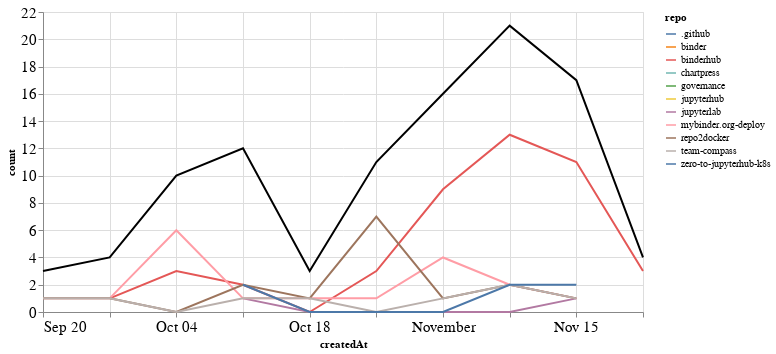

Write notebook code for a chart like this one.
### Markdown cell above
## Comments

### Code cell
comments_time = comments.groupby('repo').resample('W', on='createdAt').count()['author'].reset_index()
comments_time = comments_time.rename(columns={'author': 'count'})
comments_time_total = comments_time.groupby('createdAt').agg({"count": "sum"}).reset_index()
ch1 = alt.Chart(comments_time, width=600).mark_line().encode(
    x='createdAt',
    y='count',
    color='repo',
    tooltip="repo"
)

ch2 = alt.Chart(comments_time_total, width=600).mark_line(color="black").encode(
    x='createdAt',
    y='count',
)

ch1 + ch2

### Figure 1 — Vega-Lite specification as saved in the notebook (floating-point values rounded to 4 significant figures)
{"config": {"axisLeft": {"labelFontSize": 15}, "axisBottom": {"labelFontSize": 15}}, "layer": [{"data": {"name": "data-a2f96a42a4c95e89e1042b068682a450"}, "mark": "line", "encoding": {"color": {"type": "nominal", "field": "repo"}, "tooltip": {"type": "nominal", "field": "repo"}, "x": {"type": "temporal", "field": "createdAt"}, "y": {"type": "quantitative", "field": "count"}}, "width": 600}, {"data": {"name": "data-b3e5e6d5e0df8e2c44fbb250ff1f2b94"}, "mark": {"type": "line", "color": "black"}, "encoding": {"x": {"type": "temporal", "field": "createdAt"}, "y": {"type": "quantitative", "field": "count"}}, "width": 600}], "$schema": "https://vega.github.io/schema/vega-lite/v4.8.1.json", "datasets": {"data-a2f96a42a4c95e89e1042b068682a450": [{"repo": ".github", "createdAt": "2020-10-04T00:00:00", "count": 1}, {"repo": "binder", "createdAt": "2020-10-11T00:00:00", "count": 2}, {"repo": "binderhub", "createdAt": "2020-09-27T00:00:00", "count": 1}, {"repo": "binderhub", "createdAt": "2020-10-04T00:00:00", "count": 3}, {"repo": "binderhub", "createdAt": "2020-10-11T00:00:00", "count": 2}, {"repo": "binderhub", "createdAt": "2020-10-18T00:00:00", "count": 0}, {"repo": "binderhub", "createdAt": "2020-10-25T00:00:00", "count": 3}, {"repo": "binderhub", "createdAt": "2020-11-01T00:00:00", "count": 9}, {"repo": "binderhub", "createdAt": "2020-11-08T00:00:00", "count": 13}, {"repo": "binderhub", "createdAt": "2020-11-15T00:00:00", "count": 11}, {"repo": "binderhub", "createdAt": "2020-11-22T00:00:00", "count": 3}, {"repo": "chartpress", "createdAt": "2020-11-22T00:00:00", "count": 1}, {"repo": "governance", "createdAt": "2020-10-11T00:00:00", "count": 1}, {"repo": "jupyterhub", "createdAt": "2020-11-01T00:00:00", "count": 1}, {"repo": "jupyterlab", "createdAt": "2020-10-11T00:00:00", "count": 1}, {"repo": "jupyterlab", "createdAt": "2020-10-18T00:00:00", "count": 0}, {"repo": "jupyterlab", "createdAt": "2020-10-25T00:00:00", "count": 0}, {"repo": "jupyterlab", "createdAt": "2020-11-01T00:00:00", "count": 0}, {"repo": "jupyterlab", "createdAt": "2020-11-08T00:00:00", "count": 0}, {"repo": "jupyterlab", "createdAt": "2020-11-15T00:00:00", "count": 1}, {"repo": "mybinder.org-deploy", "createdAt": "2020-09-20T00:00:00", "count": 1}, {"repo": "mybinder.org-deploy", "createdAt": "2020-09-27T00:00:00", "count": 1}, {"repo": "mybinder.org-deploy", "createdAt": "2020-10-04T00:00:00", "count": 6}, {"repo": "mybinder.org-deploy", "createdAt": "2020-10-11T00:00:00", "count": 1}, {"repo": "mybinder.org-deploy", "createdAt": "2020-10-18T00:00:00", "count": 1}, {"repo": "mybinder.org-deploy", "createdAt": "2020-10-25T00:00:00", "count": 1}, {"repo": "mybinder.org-deploy", "createdAt": "2020-11-01T00:00:00", "count": 4}, {"repo": "mybinder.org-deploy", "createdAt": "2020-11-08T00:00:00", "count": 2}, {"repo": "mybinder.org-deploy", "createdAt": "2020-11-15T00:00:00", "count": 1}, {"repo": "repo2docker", "createdAt": "2020-09-20T00:00:00", "count": 1}, {"repo": "repo2docker", "createdAt": "2020-09-27T00:00:00", "count": 1}, {"repo": "repo2docker", "createdAt": "2020-10-04T00:00:00", "count": 0}, {"repo": "repo2docker", "createdAt": "2020-10-11T00:00:00", "count": 2}, {"repo": "repo2docker", "createdAt": "2020-10-18T00:00:00", "count": 1}, {"repo": "repo2docker", "createdAt": "2020-10-25T00:00:00", "count": 7}, {"repo": "repo2docker", "createdAt": "2020-11-01T00:00:00", "count": 1}, {"repo": "repo2docker", "createdAt": "2020-11-08T00:00:00", "count": 2}, {"repo": "repo2docker", "createdAt": "2020-11-15T00:00:00", "count": 1}, {"repo": "team-compass", "createdAt": "2020-09-20T00:00:00", "count": 1}, {"repo": "team-compass", "createdAt": "2020-09-27T00:00:00", "count": 1}, {"repo": "team-compass", "createdAt": "2020-10-04T00:00:00", "count": 0}, {"repo": "team-compass", "createdAt": "2020-10-11T00:00:00", "count": 1}, {"repo": "team-compass", "createdAt": "2020-10-18T00:00:00", "count": 1}, {"repo": "team-compass", "createdAt": "2020-10-25T00:00:00", "count": 0}, {"repo": "team-compass", "createdAt": "2020-11-01T00:00:00", "count": 1}, {"repo": "team-compass", "createdAt": "2020-11-08T00:00:00", "count": 2}, {"repo": "team-compass", "createdAt": "2020-11-15T00:00:00", "count": 1}, {"repo": "zero-to-jupyterhub-k8s", "createdAt": "2020-10-11T00:00:00", "count": 2}, {"repo": "zero-to-jupyterhub-k8s", "createdAt": "2020-10-18T00:00:00", "count": 0}, {"repo": "zero-to-jupyterhub-k8s", "createdAt": "2020-10-25T00:00:00", "count": 0}, {"repo": "zero-to-jupyterhub-k8s", "createdAt": "2020-11-01T00:00:00", "count": 0}, {"repo": "zero-to-jupyterhub-k8s", "createdAt": "2020-11-08T00:00:00", "count": 2}, {"repo": "zero-to-jupyterhub-k8s", "createdAt": "2020-11-15T00:00:00", "count": 2}], "data-b3e5e6d5e0df8e2c44fbb250ff1f2b94": [{"createdAt": "2020-09-20T00:00:00", "count": 3}, {"createdAt": "2020-09-27T00:00:00", "count": 4}, {"createdAt": "2020-10-04T00:00:00", "count": 10}, {"createdAt": "2020-10-11T00:00:00", "count": 12}, {"createdAt": "2020-10-18T00:00:00", "count": 3}, {"createdAt": "2020-10-25T00:00:00", "count": 11}, {"createdAt": "2020-11-01T00:00:00", "count": 16}, {"createdAt": "2020-11-08T00:00:00", "count": 21}, {"createdAt": "2020-11-15T00:00:00", "count": 17}, {"createdAt": "2020-11-22T00:00:00", "count": 4}]}}
